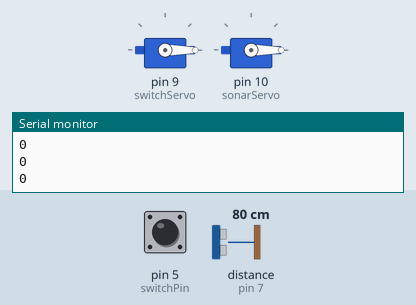
Recording of a sketch running on a simulated Arduino Uno, built with avr-gcc and run on an emulated ATmega328P. On the bench: 2 × servo, the last lines printed to the serial monitor. Wiring (inferred from the names in the program): ultrasonic range finder: trigger pin 6; echo pin 7. Inputs (shaded band) come from the test bench; at power-on: distance to the obstacle (sensor on pin 7) 80 cm, pin 5 (switchPin) HIGH. The echo pulse lasts 58.3 µs per cm.

Above: at 2.8 s.
2.9 s: distance to the obstacle (sensor on pin 7) set to 18 cm
At 3.2 s:
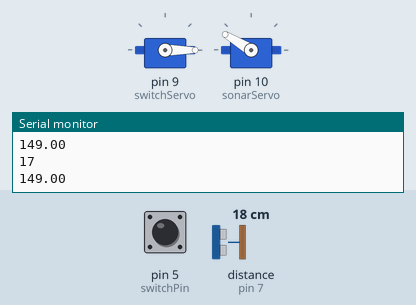
4.4 s: distance to the obstacle (sensor on pin 7) set to 35 cm
At 5.6 s:
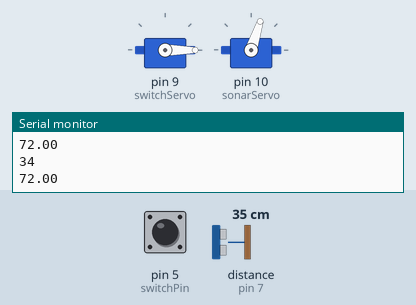
5.9 s: distance to the obstacle (sensor on pin 7) set to 60 cm
At 7.2 s:
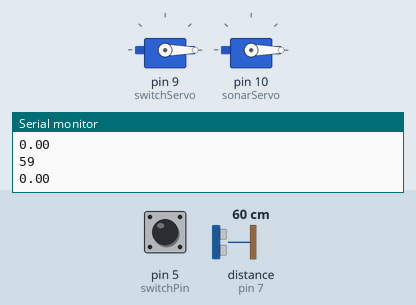
Timing chart, 0 to 8.9 s (numbered marks = the images above; inputs shaded):
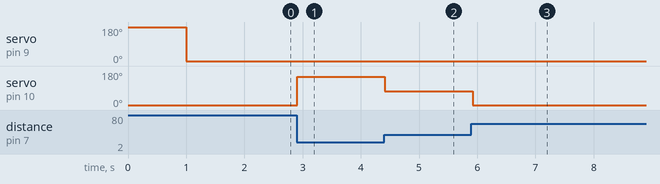

The sketch:

Useless_Machine.ino
```cpp
#include <Servo.h>

#define switchPin 5 // pin for the tumble switch
#define trigPin 6 // trig pin on the ultrasoon
#define echoPin 7 // echo pin on the ultrasoon

#define TUMBLER 12
#define SONAR 11

Servo switchServo;    // the switchServo sis the one whose arms put the tumble switch of
Servo sonarServo; // the ultrasoonServo reachts of the ultrasoon

bool switcher;
const int switchAngleMin = 0;
const int switchAngleMax = 180;
const int sonarAngleMin = 0;
const int sonarAngleMax = 180;
const int distanceMax = 50;

long distance = 0;   // variable to store the measured distance from the ultrasonic sensor
unsigned long timeOut = 5000;
long pulseTime;

void setup() {
  Serial.begin(9600);
  switchServo.attach(9);
  sonarServo.attach(10);
  switchServo.write(switchAngleMin);
  sonarServo.write(sonarAngleMin);
  pinMode(switchPin, INPUT_PULLUP);
  pinMode(echoPin, INPUT);
  pinMode(trigPin, OUTPUT);


  sonarServo.write(sonarAngleMin);
  switchServo.write(sonarAngleMin);
  if (digitalRead(switchPin) == LOW) {
    switcher = true;
  } else {
    switcher = false;
  }

  switcher = true;
}

void loop() {
while (switcher == true) {
  switchServo.write(switchAngleMax);
  delay(1000);
  // if (digitalRead(switchPin) == HIGH ) {
  switchServo.write(switchAngleMin);
  delay(1000);
  switcher = false;
  //   }
}
  while (switcher == false) {
    getDistance();
    if ( distance > 50) {
      distance = 50;
    }
    if (distance != 0) {
      float motorPosition = map(distance, 10 , 50, sonarAngleMax, sonarAngleMin);
      Serial.println(motorPosition);
      if (distance > 10 && distance != 0) {
        if (motorPosition > sonarAngleMax) {
          motorPosition = sonarAngleMax;
        }
        sonarServo.write(motorPosition);
      } else {
        sonarServo.write(sonarAngleMax);
        //  if (digitalRead(switchPin) == LOW) {
        sonarServo.write(sonarAngleMin);
        switcher = true;
      }
    }
  }
}


void getDistance() {
  digitalWrite(trigPin, LOW);
  delayMicroseconds(2);
  digitalWrite(trigPin, HIGH);
  delayMicroseconds(100);
  digitalWrite(trigPin, LOW);
  pulseTime = pulseIn (echoPin, HIGH, timeOut);
  distance = pulseTime / 58.2;
  Serial.println(distance);
}

/*
  case tumbler

  angle 0 -> angle ??? -> tumble gets tumbled -> swtich case

  case sonar

  sonar 5-50 cm get mapped to angle -> under  gets triggered -> tumble gets tumbled -> switch case
*/
```

Measured:
- after the input at 2.9 s, servo on pin 10 (sonarServo): 0° → 149° at once
- after the input at 4.4 s, servo on pin 10 (sonarServo): 149° → 72° at once
- after the input at 5.9 s, servo on pin 10 (sonarServo): 72° → 0° at once
